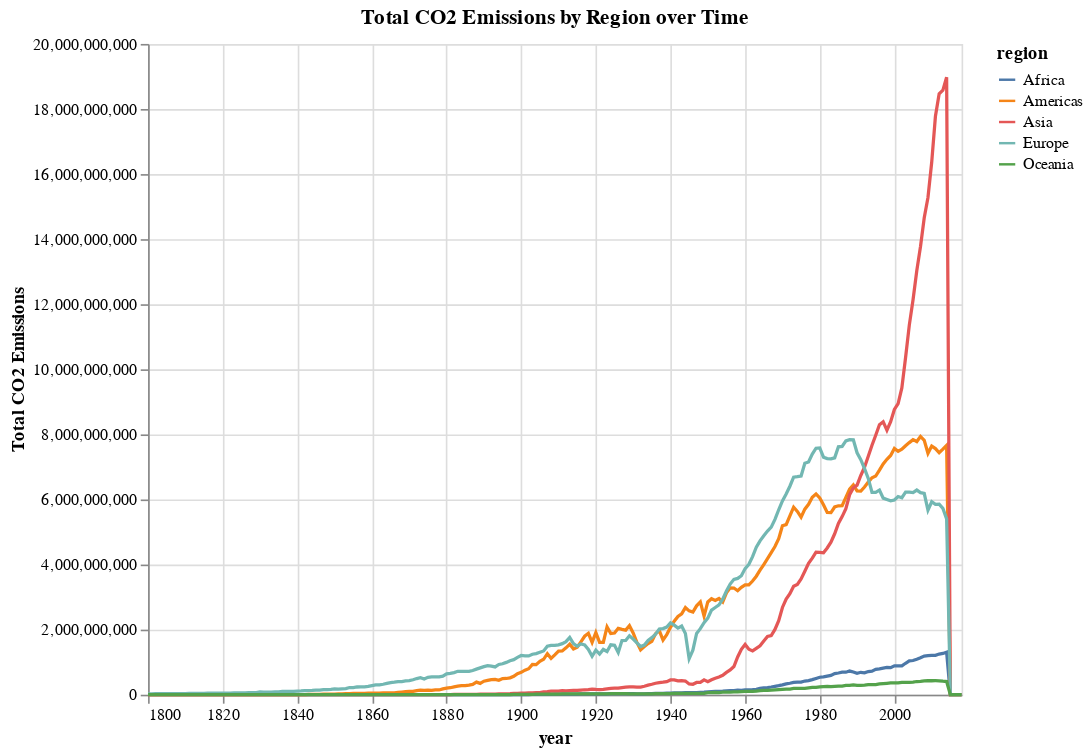

The notebook cell this image was saved under:
### Markdown cell above
<div class="alert alert-info" style="color:black">

### Question 5.3
rubric={accuracy:1,quality:1,viz:2}

<h4>
Python
</h4>
<ol type="1">
<li>in addition to the co2 per capita, the total population also matter for a country’s overall co2 emissions. compute a new column in your data set called <code>'co2_total'</code> which contains the total co2 emissions per observation.</li>
<li>plot this new column over time in an area chart, but instead of plotting one area for each country, plot one for each region which represents the sum of all countries co2 emissions in that region.</li>
</ol>
</div>

### Code cell
# YOUR PYTHON ANSWER GOES HERE
data['co2_total'] = data['co2_per_capita'] * data['population']
co2_by_region = data.groupby(['year', 'region'])['co2_total'].sum().reset_index()

plt53 = alt.Chart(co2_by_region).mark_line().encode(x='year:T', y=alt.Y('co2_total:Q', title='Total CO2 Emissions'),color='region:N'
).properties(width=500, height=400, title='Total CO2 Emissions by Region over Time')
plt53

### Figure 1 — Vega-Lite specification as saved in the notebook (floating-point values rounded to 4 significant figures; data arrays with more than 128 entries replaced by an {"elided": "..."} marker saying what was removed)
{"$schema": "https://vega.github.io/schema/vega-lite/v5.20.1.json", "config": {"view": {"continuousHeight": 300, "continuousWidth": 300}}, "data": {"name": "data-c16ac55be33cab527b3a96446f113152"}, "datasets": {"data-c16ac55be33cab527b3a96446f113152": {"elided": "1095 records"}}, "encoding": {"color": {"field": "region", "type": "nominal"}, "x": {"field": "year", "type": "temporal"}, "y": {"field": "co2_total", "title": "Total CO2 Emissions", "type": "quantitative"}}, "height": 400, "mark": {"type": "line"}, "title": "Total CO2 Emissions by Region over Time", "width": 500}
